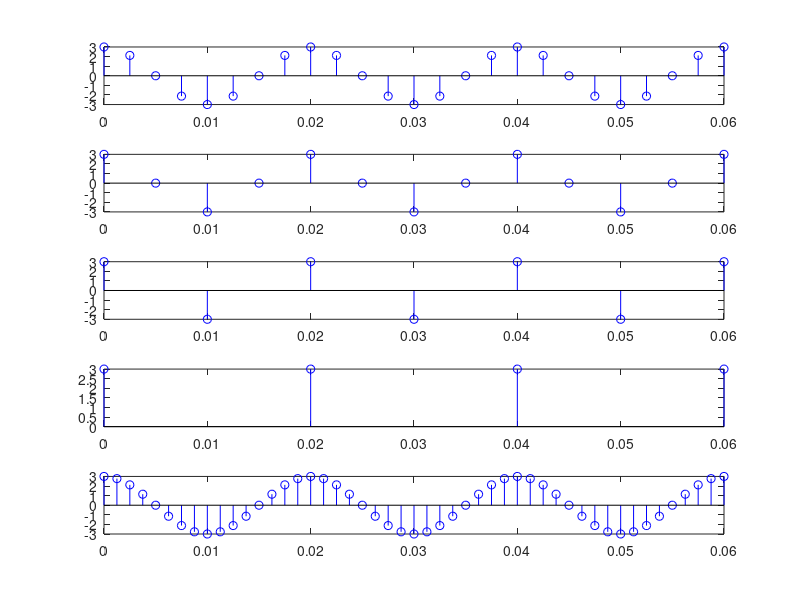

Write MATLAB code to recreate this figure.
%Aliasing 
fs =[400 200 100 50 800];
for k =1:5
    t=[0:1/fs(k):0.06];
    x = 3*cos(100*pi*t);
    subplot(5,1,k);
    stem(t,x,'b');
end